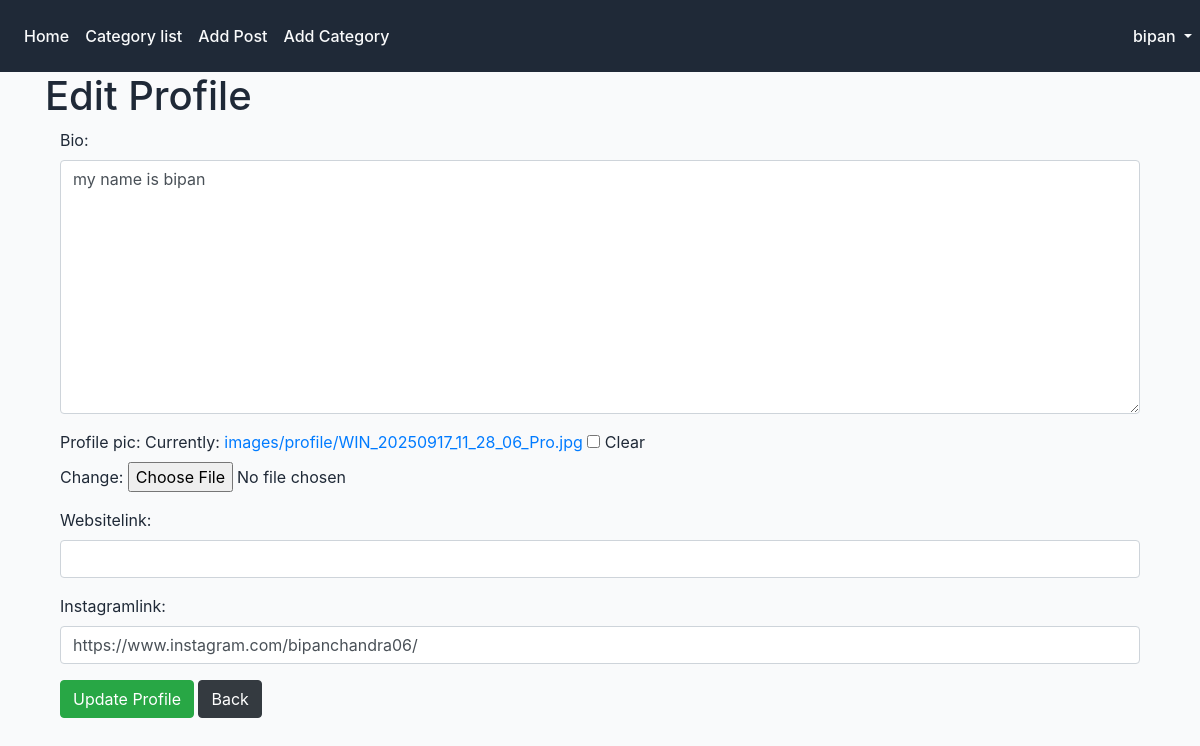
Page /members/1/profile/edit (signed in) on the committed database.
### theblog/models.py (models this page shows, shortened)
class profile(models.Model):
    bloguser=models.OneToOneField(User,null=True,on_delete=models.CASCADE)
    bio= models.TextField(blank=True,null=True)
    profile_pic=models.ImageField(null=True,blank=True,upload_to='images/profile/')
    websitelink=models.CharField(null=True,blank=True,max_length=255)
    instagramlink=models.CharField(null=True,blank=True,max_length=255)

### members/views.py (the view)
# urls.py: path('<int:pk>/profile/edit',profileedit.as_view(),name='profile_edit'),
class profileedit(generic.UpdateView):
    form_class=profileditform
    template_name='registration/userprofileedit.html'
    success_url=reverse_lazy('home')
    def get_object(self):
        prof=profile.objects.get(bloguser=self.request.user)
        return prof

### members/forms.py
class profileditform(forms.ModelForm):
    class Meta:
        model=profile
        fields=['bio','profile_pic','websitelink','instagramlink']
        widgets={
                "bio": forms.Textarea(attrs={"class": "form-control"}),
                "websitelink": forms.TextInput(attrs={"class": "form-control"}),
                "instagramlink": forms.TextInput(attrs={"class": "form-control"}),}

### members/templates/registration/userprofileedit.html (shortened to what this page needs)
{%extends 'base.html'%}
{%block content%}
{%if user.is_authenticated %}
{%if user.id == profile.bloguser.id%}
<h1>Edit Profile</h1>
<div class='container'>
<div class='form-group'>
<form method='POST' enctype='multipart/form-data'>
    {{form.as_p}}
    <button  class="btn btn-success">Update Profile</button>
    <a href='{% url 'home'%}' type="button" class="btn btn-dark" >Back<a>
</div>
</div>
{%endif%}
{%endif%}
{%endblock%}

### theblog/templates/base.html (shortened to what this page needs)
{% load static %}
<!doctype html>
<html lang="en">
  <head>
    <link rel="stylesheet" href="https://cdn.jsdelivr.net/npm/bootstrap@4.4.1/dist/css/bootstrap.min.css">
    <link rel="stylesheet" href="{% static 'the_blog/css/styles.css' %}">
  </head>
  <body>
    <nav class="navbar navbar-expand-lg navbar-dark bg-dark">
  <div class="collapse navbar-collapse" id="navbarSupportedContent">
    <ul class="navbar-nav mr-auto">
      <li class="nav-item active">
        <a class="nav-link" href="{%url 'home'%}">Home <span class="sr-only">(current)</span></a>
      </li>
      {%if catmenu %}
      <li class="nav-item dropdown">
        <a class="nav-link dropdown-toggle" href="#" id="navbarDropdown" role="button" data-toggle="dropdown" aria-haspopup="true" aria-expanded="false">
          categories
        </a>
        <div class="dropdown-menu" aria-labelledby="navbarDropdown">
          {% for cat in catmenu%}
          <a class="dropdown-item" href='{%url 'categorys' cat %}'>{{cat}}</a>
          {%endfor%}
        </div>
      </li>
      {%else%}
      <li class="nav-item">
        <a class="nav-link" href="{%url 'categorylist'%}">Category list</a>
      </li>
      {%endif%}
      {%if user.is_authenticated%}
      <li class="nav-item">
        <a class="nav-link" href="{%url 'addpost'%}">Add Post</a>
      </li>
      <li class="nav-item">
        <a class="nav-link" href="{%url 'add_category'%}">Add Category</a>
      </li>
        </div>
      {%endif%}
     <ul class="navbar-nav ml">
    <li class="nav-item dropdown">
    {%if user.is_authenticated%}
    <a class="nav-link dropdown-toggle" href="#" id="navbarDropdown" role="button" data-toggle="dropdown" aria-expanded="false">
        {{ user.username }}
    </a>
    {%endif%}
</li>
     </ul>
</nav>
    <div class='container'>{%block content%}
    {%endblock%}<div>
  </body>
</html>

### static/the_blog/css/styles.css (style rules this page uses)
:root { --primary-color: #2563eb; --text-dark: #1f2937; --text-muted: #6b7280; --bg-light: #f9fafb; --transition: all 0.3s ease; }
body { background-color: var(--bg-light); font-family: 'Inter', system-ui, -apple-system, sans-serif; color: var(--text-dark); }
.container { max-width: 1140px; }
.navbar { background-color: #1f2937 !important; padding: 1rem 0; }
.navbar-brand, .nav-link { color: #f9fafb !important; font-weight: 500; }
.navbar, .container-fluid, .container { overflow: visible !important; }
.navbar { overflow: visible !important; }
.container, .container-fluid { overflow: visible !important; }
.navbar, .navbar-nav, .nav-item { position: relative !important; overflow: visible !important; }

### rows in the picture
profile: bio "my name is bipan", instagramlink "https://www.instagram.com/bipanchandra06/"

### other values in the picture
{{ user.username }} "bipan"
